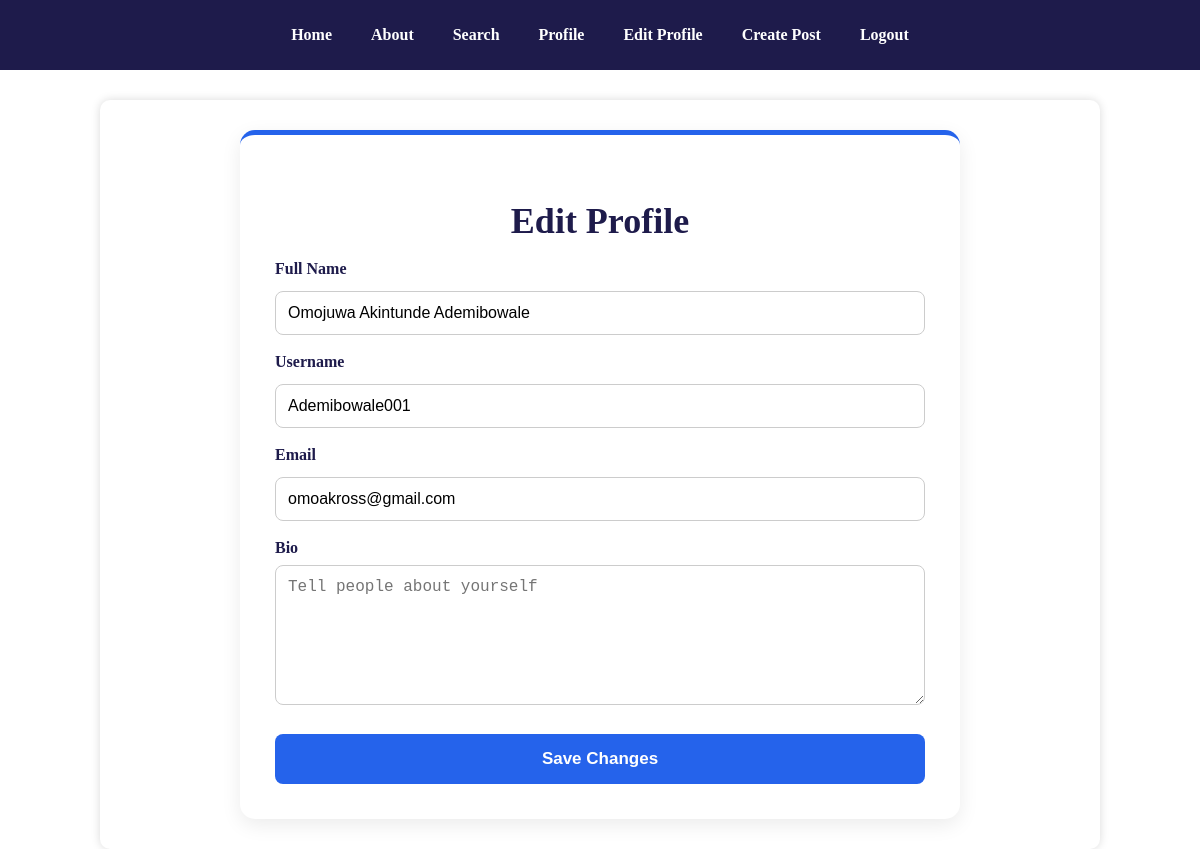
Screenshot of /edit-profile (signed in) with the database file from the repository.
### models/user.py (models this page shows, shortened)
class User(db.Model, UserMixin):
    __tablename__ = "users"
    id = db.Column(db.Integer, primary_key=True)
    full_name = db.Column(db.String(150), nullable=False)
    username = db.Column(db.String(80), unique=True, nullable=False)
    email = db.Column(db.String(120), unique=True, nullable=False)
    password = db.Column(db.String(255), nullable=False)
    bio = db.Column(db.Text, default="")
    profile_picture = db.Column(
        db.String(255),
        default="default_profile.png"
    )
    created_at = db.Column(
        db.DateTime,
        default=datetime.utcnow
    )
    is_admin = db.Column(
        db.Boolean,
        default=False
    )
    is_suspended = db.Column(
        db.Boolean,
        default=False
    )
    is_banned = db.Column(
        db.Boolean,
        default=False
    )

### routes/auth.py (the view, shortened to what this page needs)
@auth.route("/edit-profile", methods=["GET", "POST"])
@login_required
def edit_profile():
    return render_template("edit_profile.html", user=current_user)

### templates/edit_profile.html (shortened to what this page needs)
{% extends "base.html" %}
{% block content %}
<div class="edit-profile-container">
    <h2>Edit Profile</h2>
    <form method="POST" onsubmit="return confirm('Are you sure you want to save these profile changes?');">
        <label>Full Name</label>
        <input type="text" name="fullname" value="{{ current_user.full_name }}" placeholder="Enter your full name"
            required>
        <label>Username</label>
        <input type="text" name="username" value="{{ current_user.username }}" placeholder="Enter your username"
            required>
        <label>Email</label>
        <input type="email" name="email" value="{{ current_user.email }}" placeholder="Enter your email" required>
        <label>Bio</label>
        <textarea name="bio" rows="5" placeholder="Tell people about yourself">{{ current_user.bio }}</textarea>
        <button type="submit">
            Save Changes
        </button>
    </form>
</div>
{% endblock %}

### static/style.css (style rules this page uses)
body { margin: 0; padding: 0; font-family: 'Times New Roman', Times, serif; background: white; }
h2 { color: #333333; }
form { width: 100%; }
input { width: 100%; padding: 10px; border: 1px solid #ccc; border-radius: 6px; margin-top: 5px; }
button { background: #2563eb; color: white; border: none; padding: 12px 20px; border-radius: 6px; cursor: pointer; font-size: 16px; }
.edit-profile-container { width: 100%; max-width: 650px; margin: 10px auto; padding: 35px; background: #fff; border-radius: 15px; box-shadow: 0 6px 20px rgba(0, 0, 0, .08); border-top: 5px solid #2563EB; }
.edit-profile-container h2 { text-align: center; color: #1E1B4B; font-size: 36px; margin-bottom: 10px; }
.edit-profile-container label { display: block; margin: 18px 0 8px; font-weight: bold; color: #1E1B4B; }
.edit-profile-container input, .edit-profile-container textarea { width: 100%; padding: 12px; border: 1px solid #ccc; border-radius: 8px; font-size: 16px; box-sizing: border-box; transition: .3s; }
.edit-profile-container textarea { min-height: 140px; resize: vertical; }
.edit-profile-container button { width: 100%; margin-top: 25px; padding: 15px; border: none; border-radius: 8px; background: #2563EB; color: #fff; font-size: 17px; font-weight: bold; cursor: pointer; transition: .3s; }

### rows the page displays
User: fullname "Omojuwa Akintunde Ademibowale", username "Ademibowale001", email "omoakross@gmail.com"
